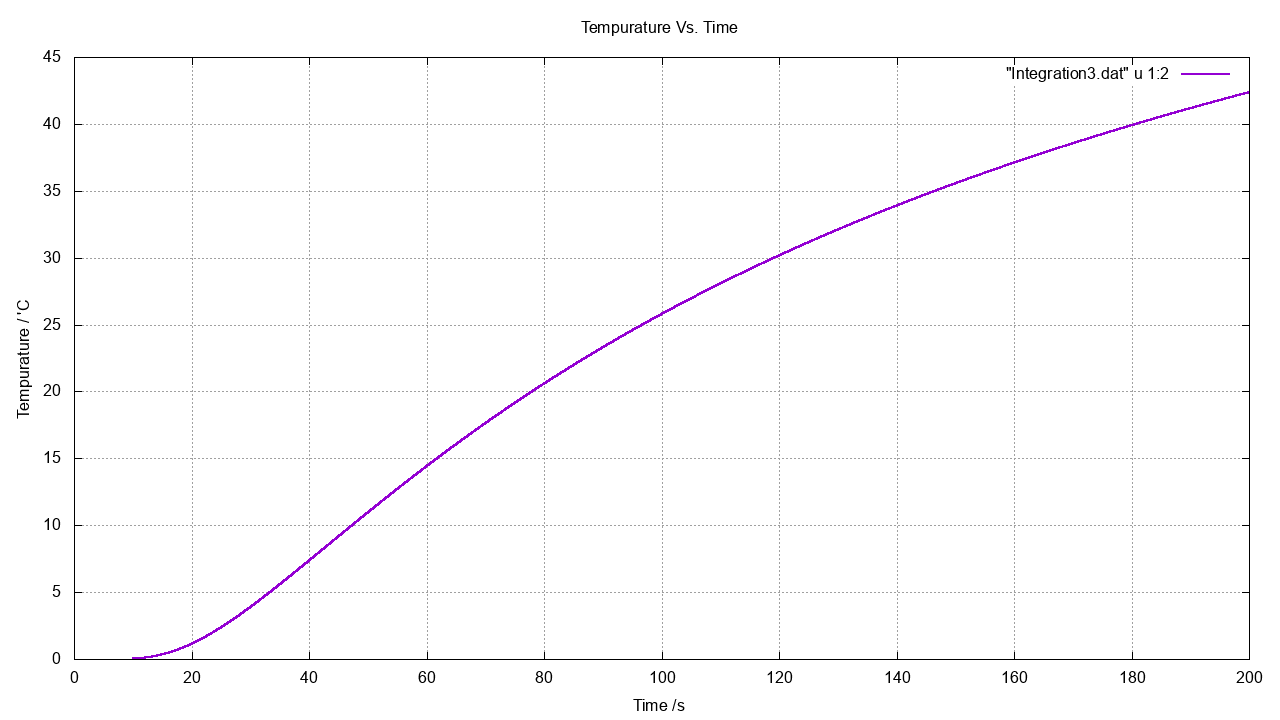

Generate this figure with gnuplot:
set terminal png size 1280,720
set xlabel "Time /s"
set ylabel "Tempurature / 'C"
set title "Tempurature Vs. Time"

set grid


set output "Integration3.png"
plot "Integration3.dat" u 1:2 w l lw 2

set terminal wxt background '#00222222'
plot "Integration3.dat" u 1:2 w l lw 2

